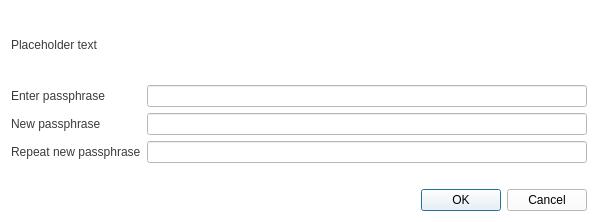
<?xml version="1.0" encoding="UTF-8"?>
<ui version="4.0">
 <class>AskPassphraseDialog</class>
 <widget class="QDialog" name="AskPassphraseDialog">
  <property name="geometry">
   <rect>
    <x>0</x>
    <y>0</y>
    <width>598</width>
    <height>222</height>
   </rect>
  </property>
  <property name="sizePolicy">
   <sizepolicy hsizetype="Preferred" vsizetype="Minimum">
    <horstretch>0</horstretch>
    <verstretch>0</verstretch>
   </sizepolicy>
  </property>
  <property name="minimumSize">
   <size>
    <width>550</width>
    <height>0</height>
   </size>
  </property>
  <property name="windowTitle">
   <string>Passphrase Dialog</string>
  </property>
  <property name="styleSheet">
   <string notr="true">background-color: rgb(255, 255, 255);</string>
  </property>
  <layout class="QVBoxLayout" name="verticalLayout">
   <property name="sizeConstraint">
    <enum>QLayout::SetMinimumSize</enum>
   </property>
   <item>
    <widget class="QLabel" name="warningLabel">
     <property name="styleSheet">
      <string notr="true">color: rgb(59, 59, 60);</string>
     </property>
     <property name="text">
      <string notr="true">Placeholder text</string>
     </property>
     <property name="textFormat">
      <enum>Qt::RichText</enum>
     </property>
     <property name="wordWrap">
      <bool>true</bool>
     </property>
    </widget>
   </item>
   <item>
    <layout class="QFormLayout" name="formLayout">
     <property name="sizeConstraint">
      <enum>QLayout::SetMinimumSize</enum>
     </property>
     <property name="fieldGrowthPolicy">
      <enum>QFormLayout::AllNonFixedFieldsGrow</enum>
     </property>
     <item row="0" column="0">
      <widget class="QLabel" name="passLabel1">
       <property name="styleSheet">
        <string notr="true">color: rgb(59, 59, 60);</string>
       </property>
       <property name="text">
        <string>Enter passphrase</string>
       </property>
      </widget>
     </item>
     <item row="0" column="1">
      <widget class="QLineEdit" name="passEdit1">
       <property name="echoMode">
        <enum>QLineEdit::Password</enum>
       </property>
      </widget>
     </item>
     <item row="1" column="0">
      <widget class="QLabel" name="passLabel2">
       <property name="styleSheet">
        <string notr="true">color: rgb(59, 59, 60);</string>
       </property>
       <property name="text">
        <string>New passphrase</string>
       </property>
      </widget>
     </item>
     <item row="1" column="1">
      <widget class="QLineEdit" name="passEdit2">
       <property name="echoMode">
        <enum>QLineEdit::Password</enum>
       </property>
      </widget>
     </item>
     <item row="2" column="0">
      <widget class="QLabel" name="passLabel3">
       <property name="styleSheet">
        <string notr="true">color: rgb(59, 59, 60);</string>
       </property>
       <property name="text">
        <string>Repeat new passphrase</string>
       </property>
      </widget>
     </item>
     <item row="2" column="1">
      <widget class="QLineEdit" name="passEdit3">
       <property name="echoMode">
        <enum>QLineEdit::Password</enum>
       </property>
      </widget>
     </item>
     <item row="3" column="1">
      <widget class="QLabel" name="capsLabel">
       <property name="font">
        <font>
         <weight>75</weight>
         <bold>true</bold>
        </font>
       </property>
       <property name="text">
        <string/>
       </property>
       <property name="alignment">
        <set>Qt::AlignCenter</set>
       </property>
      </widget>
     </item>
    </layout>
   </item>
   <item>
    <widget class="QDialogButtonBox" name="buttonBox">
     <property name="orientation">
      <enum>Qt::Horizontal</enum>
     </property>
     <property name="standardButtons">
      <set>QDialogButtonBox::Cancel|QDialogButtonBox::Ok</set>
     </property>
    </widget>
   </item>
  </layout>
 </widget>
 <resources/>
 <connections>
  <connection>
   <sender>buttonBox</sender>
   <signal>accepted()</signal>
   <receiver>AskPassphraseDialog</receiver>
   <slot>accept()</slot>
   <hints>
    <hint type="sourcelabel">
     <x>20</x>
     <y>20</y>
    </hint>
    <hint type="destinationlabel">
     <x>20</x>
     <y>20</y>
    </hint>
   </hints>
  </connection>
  <connection>
   <sender>buttonBox</sender>
   <signal>rejected()</signal>
   <receiver>AskPassphraseDialog</receiver>
   <slot>reject()</slot>
   <hints>
    <hint type="sourcelabel">
     <x>20</x>
     <y>20</y>
    </hint>
    <hint type="destinationlabel">
     <x>20</x>
     <y>20</y>
    </hint>
   </hints>
  </connection>
 </connections>
</ui>
